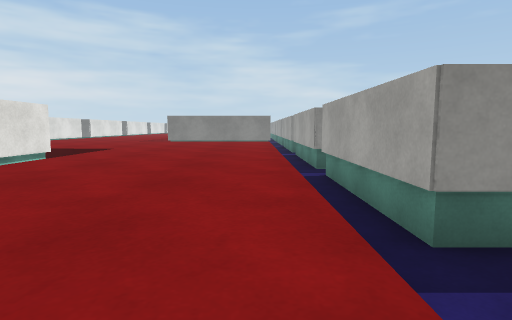
view 1 (above)

24 first-person views from a walk through a scene from a Unity 3-D project. The camera is 0.51 m above the floor, tilts 6° down and sees 80° across. The floor is counted in squares, 1 m on a side. Each view is taken from the middle of a square. On the plan, view 1 faces up. The plan holds only what a view shows up to about 9 squares ahead; the rest is blank. The place goes on beyond the plan. Surface patterns are stand-ins for the level's own textures.

view 2
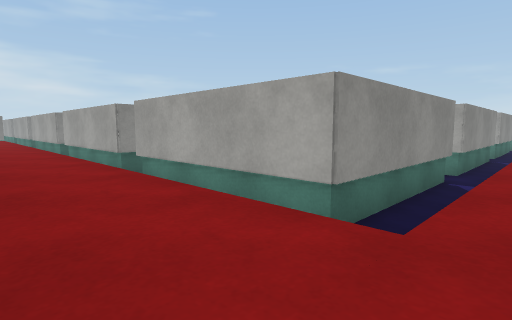

view 3
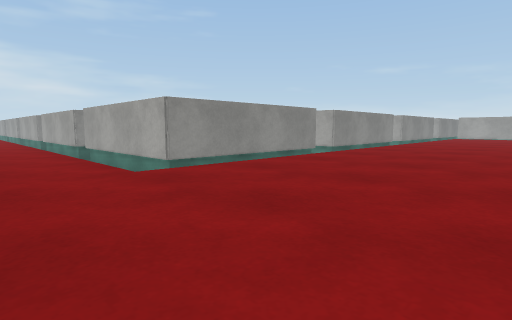

view 4
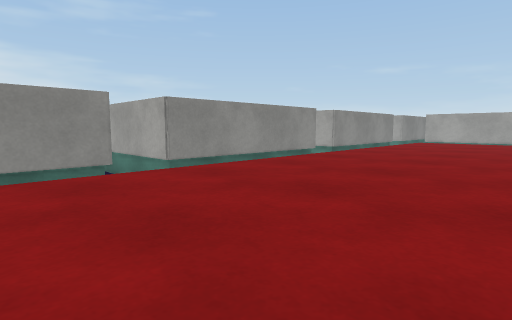

view 5
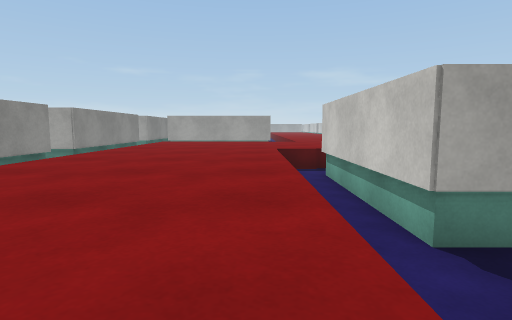

view 6
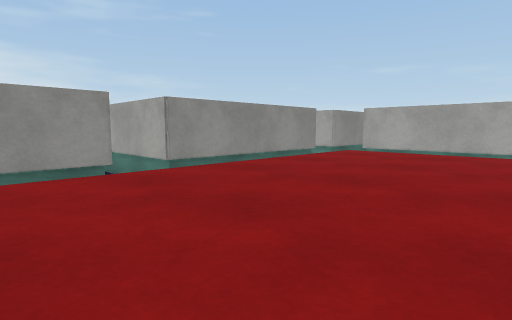

view 7
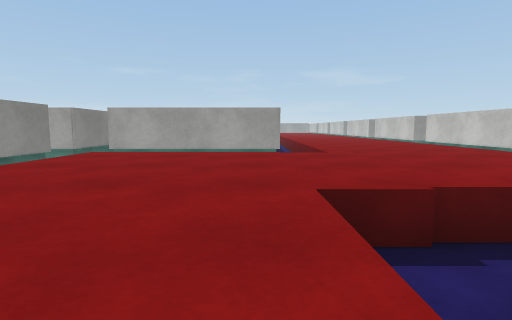

view 8
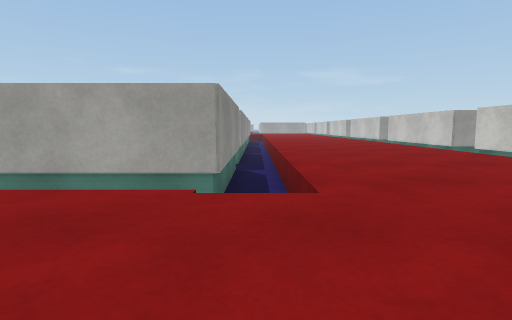

view 9
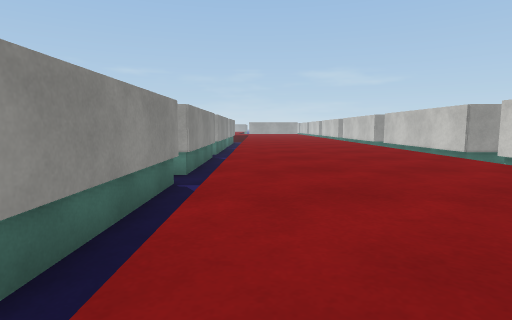

view 10
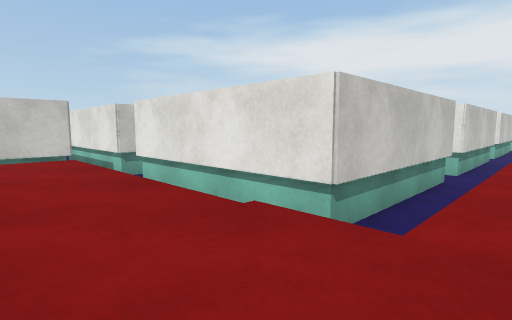

view 11
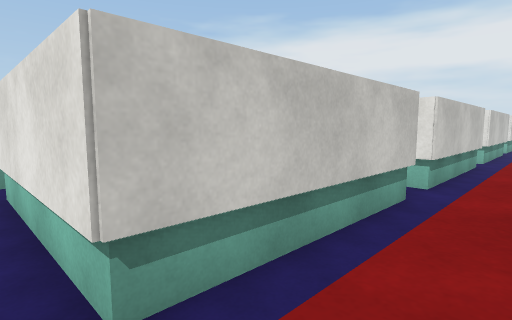

view 12
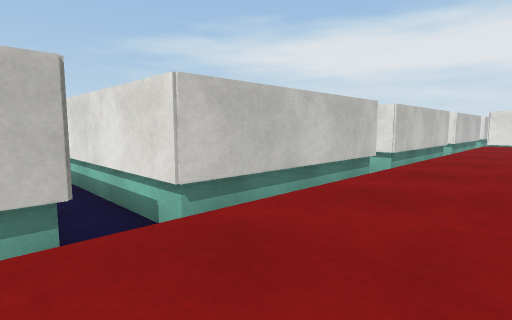

view 13
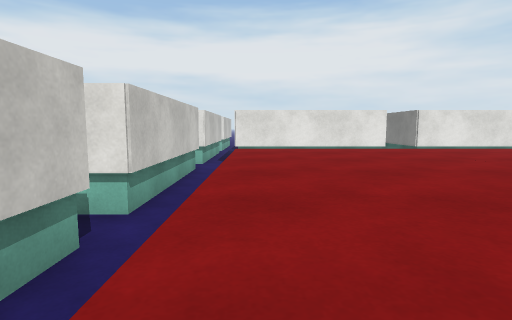

view 14
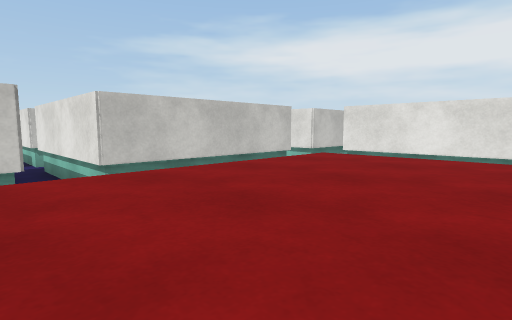

view 15
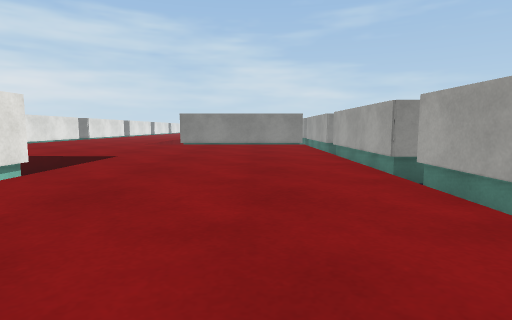

view 16
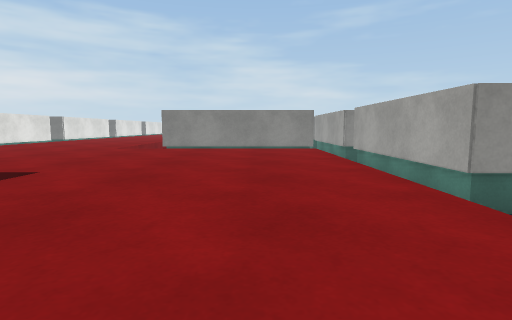

view 17
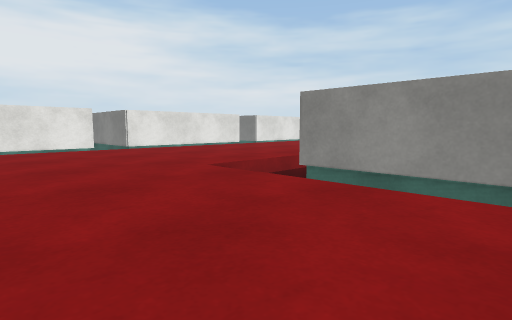

view 18
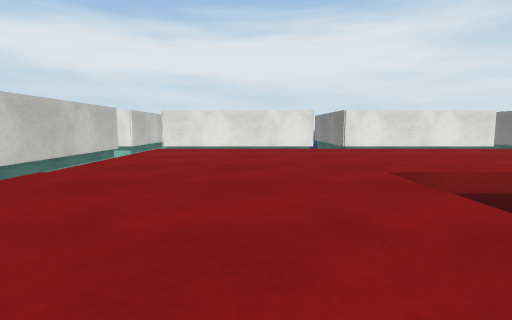

view 19
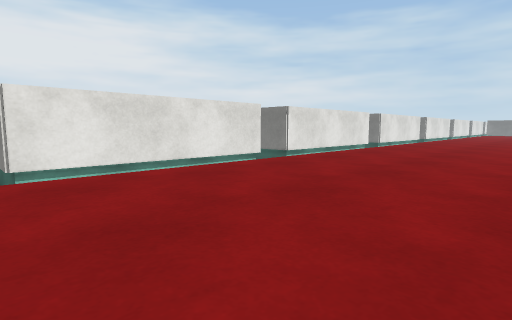

view 20
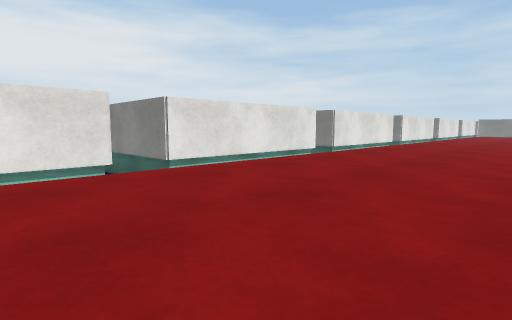

view 21
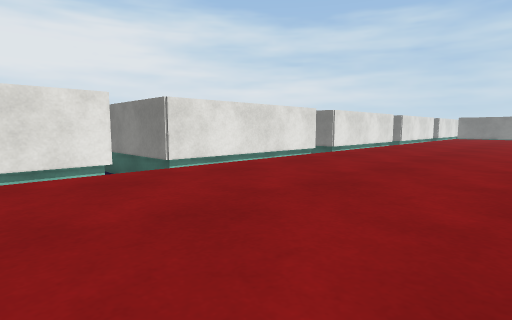

view 22
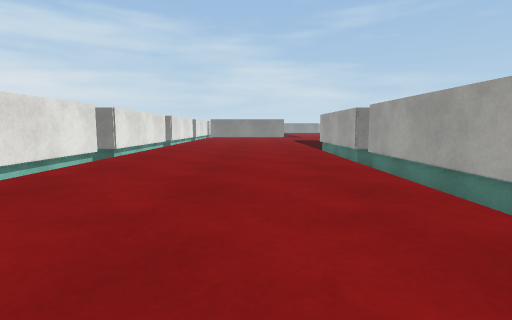

view 23
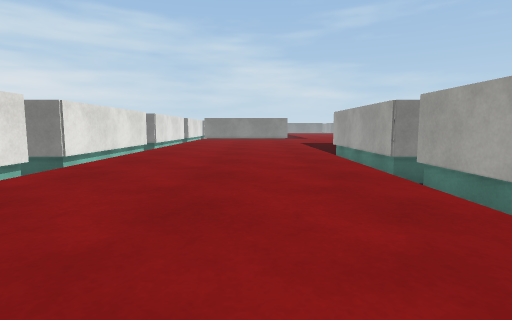

view 24
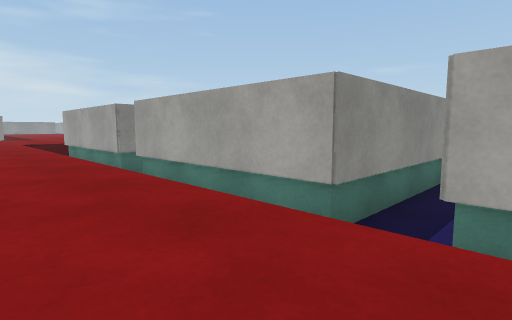

### Floor plan
Key: @ floor where view 1 was taken; . floor; v drop or lower ground; O other object.
Columns run from 10 left of view 1 to 25 right of it. Each row starts with its distance up from view 1.
 31  O....OO
 30  O....OO
 29  O....OO
 28 OO....OO
 27 O .... O
 26  O....OO
 25  O....OO
 24  O....OO
 23 OO....OO
 22 O .... OOOO
 21  O....OO
 20  O....
 19  O....
 18 OO....
 17 O ....
 16  O....
 15  O....
 14  O....
 13 OO....OOOO OO
 12 O .... OOOO O
 11  O.........OO
 10  O.........OO
  9  O.........OO
  8  O.........OO
  7 O OOOO ....vO
  6 OO    O....OO
  5       O....OO
  4        ....OO
  3        ....OO
  2         ...vO
  1          ..OO
  0          .@OO   OO   OO
 -1          ..OO   OO   OO
 -2        ....OO   OO   OO   OO
 -3        .... OOOOvOOOO OOOO OO
 -4       O...................OO
 -5      OO...................OO
 -6      OO...................OO
 -7      OO...................OO   OO
 -8      OvOOOOvOOOOvOOOOv.... OOOOvOOO
 -9     OOO   OO   OOOOOOO.............
-10           O    O    OO.............
-11           O    O    OO.............
-12           O    O    OO.............
-13        OOOOv     OOOOvOOOO OOOO OOOO

Positions as (right, up) in squares from view 1, and headings:
1: (0, 0), facing up
2: (-1, -4), facing up-right
3: (-1, -7), facing up-right
4: (4, -7), facing up-right
5: (4, -7), facing right
6: (9, -7), facing up-right
7: (9, -7), facing right
8: (13, -8), facing right
9: (15, -9), facing right
10: (13, -7), facing down-left
11: (11, -7), facing down-left
12: (7, -6), facing down-left
13: (4, -7), facing left
14: (2, -4), facing down-left
15: (-1, 2), facing up
16: (-1, 4), facing up
17: (-1, 9), facing up-left
18: (-1, 10), facing left
19: (-5, 12), facing up-left
20: (-5, 15), facing up-left
21: (-5, 20), facing up-left
22: (-6, 20), facing up
23: (-6, 22), facing up
24: (-6, 21), facing up-right
